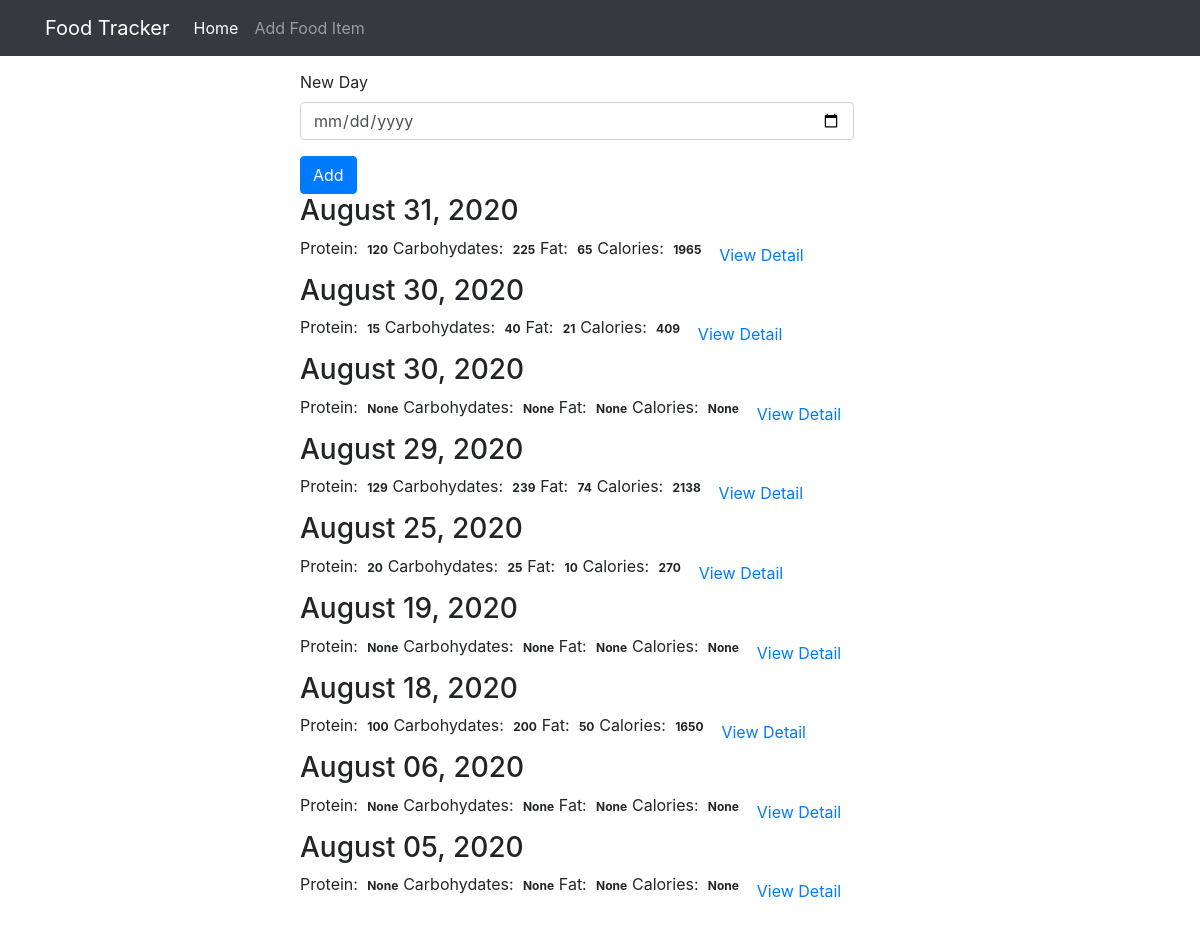
The page / on the database its author committed.
### tables this page shows
CREATE TABLE log_date (
	id integer primary key autoincrement,
	entry_date date not null
);

### views.py (the view)
@app.route('/', methods=['GET', 'POST'])
def index():
    db = get_db()
    if request.method == 'POST':
        date = request.form['date']
        dt = datetime.strptime(date, '%Y-%m-%d')
        database_date = datetime.strftime(dt, '%Y%m%d')
        db.execute('insert into log_date (entry_date) values (?)', [database_date])
        db.commit()
    cur = db.execute('''select log_date.entry_date as entry_date,
    sum(food.protein) as protein, sum(food.carbohydrates) as carbohydrates,
    sum(food.fat) as fat, sum(food.calories) as calories from log_date
    left join food_date on food_date.log_date_id=log_date.id
    left join food on food.id=food_date.food_id group by log_date.id order by log_date.entry_date desc''')
    results = cur.fetchall()
    date_results = [{'pretty_date': convert_date(item), 'entry_date': item['entry_date'],
                     'protein': item['protein'], 'carbohydrates': item['carbohydrates'],
                     'fat': item['fat'], 'calories': item['calories']} for item in results]
    return render_template('home.html', results=date_results)

### common_funcs.py (called while the page is built)
def convert_date(date: dict) -> str:
    d = datetime.strptime(str(date['entry_date']), '%Y%m%d')
    pretty_date = datetime.strftime(d, '%B %d, %Y')
    return pretty_date

### database.py (called while the page is built)
def connect_db():
    sql = sqlite3.connect('food_tracker.db')
    sql.row_factory = sqlite3.Row
    return sql

def get_db():
    if not hasattr(g, 'sqlite3_db'):
        g.sqlite_db = connect_db()
    return g.sqlite_db

### templates/home.html (shortened to what this page needs)
{% extends 'base.html' %}
{% block content %}
<div class="container theme-showcase col-sm-6 col-sm-offset-3" role="main">
  <div class="row">
    <div>
      <form method="POST" action="{{ url_for('index') }}">
        <div class="form-group">
          <label for="new-day">New Day</label>
          <input type="date" class="form-control" id="new-day" name="date">
        </div>
        <button type="submit" class="btn btn-primary">Add</button>
      </form>
      {% for date in results %}
      <div class="panel panel-primary">
        <div class="panel-heading">
          <h3 class="panel-title">{{ date.pretty_date }}</h3>
        </div>
        <div class="panel-body">
          <ul class="nav nav-pills" role="tablist">
            <li><a>Protein: <span class="badge">{{ date.protein }}</span></a></li>
            <li><a>Carbohydates: <span class="badge">{{ date.carbohydrates }}</span></a></li>
            <li><a>Fat: <span class="badge">{{ date.fat }}</span></a></li>
            <li><a>Calories: <span class="badge">{{ date.calories }}</span></a></li>
            <li><a href="{{ url_for('view', date=date.entry_date )}}" type="button" class="btn btn-link">View Detail</a></li>
          </ul>
        </div>
      </div>
      {% endfor %}
    </div>
  </div>
</div>
{% endblock %}

### templates/base.html (shortened to what this page needs)
<!doctype html>
<html lang="en">
  <head>
    <link rel="stylesheet" href="https://stackpath.bootstrapcdn.com/bootstrap/4.3.1/css/bootstrap.min.css">
    <link rel="stylesheet" type="text/css" href="{{ url_for('static', filename='theme.css') }}">
  </head>
  <body>
    <nav class="navbar navbar-expand-lg navbar-dark bg-dark fixed-top">
      <div class="container">
        <a class="navbar-brand" href="{{ url_for('index') }}">Food Tracker</a>
        <div class="collapse navbar-collapse" id="navbarSupportedContent">
          <ul class="navbar-nav mr-auto">
            <li class="nav-item active">
              <a class="nav-link" href="{{ url_for('index') }}">Home <span class="sr-only">(current)</span></a>
            </li>
            <li class="nav-item">
              <a class="nav-link" href="{{ url_for('food') }}">Add Food Item</a>
            </li>
          </ul>
        </div>
      </div>
    </nav>
    {% block content %}{% endblock %}
  </body>
</html>

### static/theme.css (style rules this page uses)
body { padding-top: 70px; padding-bottom: 30px; }

### rows shown on the page
log_date: pretty_date "August 31, 2020", protein "120", carbohydrates "225", fat "65", calories "1965"
log_date: pretty_date "August 30, 2020", protein "15", carbohydrates "40", fat "21", calories "409"
log_date: pretty_date "August 30, 2020", protein "None", carbohydrates "None", fat "None", calories "None"
log_date: pretty_date "August 29, 2020", protein "129", carbohydrates "239", fat "74", calories "2138"
log_date: pretty_date "August 25, 2020", protein "20", carbohydrates "25", fat "10", calories "270"
log_date: pretty_date "August 19, 2020", protein "None", carbohydrates "None", fat "None", calories "None"
log_date: pretty_date "August 18, 2020", protein "100", carbohydrates "200", fat "50", calories "1650"
log_date: pretty_date "August 06, 2020", protein "None", carbohydrates "None", fat "None", calories "None"
log_date: pretty_date "August 05, 2020", protein "None", carbohydrates "None", fat "None", calories "None"
